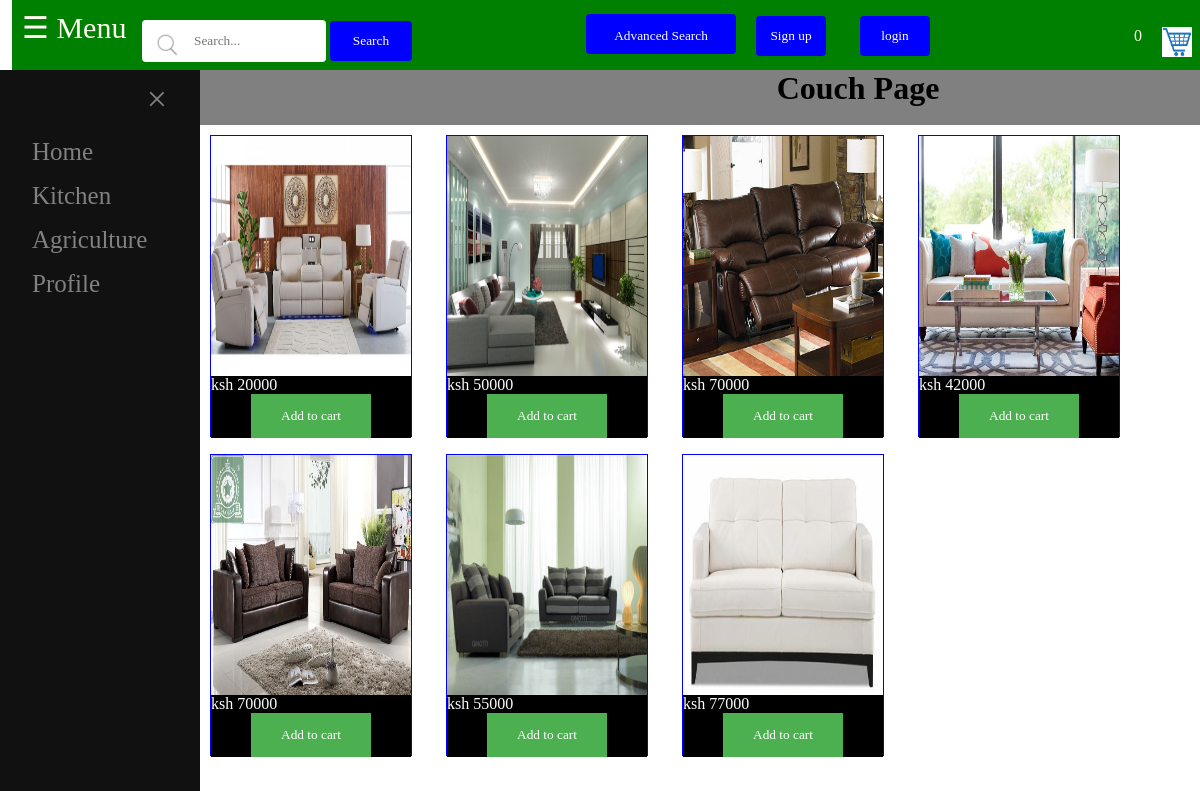
The page /couch_page/couch.php on the database its author committed.
### tables this page shows
CREATE TABLE `furniture` (
  `furniture_id` int(10) NOT NULL,
  `type_of_furniture` varchar(30) DEFAULT NULL,
  `color` varchar(10) DEFAULT NULL,
  `cost` int(30) DEFAULT NULL,
  `quantity` varchar(30) DEFAULT NULL,
  `material` varchar(30) DEFAULT NULL,
  `imagename` varchar(256) NOT NULL,
  `imagepath` varchar(256) NOT NULL,
  `ret_id` int(10) DEFAULT NULL,
  `a_date` datetime NOT NULL DEFAULT CURRENT_TIMESTAMP,
  `ratings` int(10) DEFAULT NULL,
  `status` int(2) NOT NULL
);

### couch_page/couch.php (the view, shortened to what this page needs)
<?php
include '../header/header.php';
?>
<!DOCTYPE html>
<html>
<head>
		<link rel="stylesheet" type="text/css" href="\Ecommerce\beds\beds.css">
</head>
<body>
	<div id='main'>
		<div id='content'>
					<header>
							<h1>Couch Page</h1>
					</header>
					<section>
						<?php
							$sql = "select * from furniture where type_of_furniture ='couch' ";
							$result = $conn->query($sql);
							while($row = mysqli_fetch_array($result)){
								$id = $row['furniture_id'];
								$image_name = $row['imagepath'];
								$cost = $row['cost'];
								$m = '../db_images/'. $image_name; ?>
								<div id='whole'>
									<div id="card">
										<a href="\Ecommerce\beds\desc.php?id=<?php echo $id; ?>"><img src = <?php echo $m; ?> alt='table.jpg' class='image'/></a>
									</div>
									<div id="container">
											<P> ksh <?php echo $cost; ?> </P>
										<form action="..\cart\cart_processing.php" method="post">
											<button type="submit">Add to cart</button>
										</form>
									</div>
								</div>
							<?php }
						?>
					</section>
	</div>
</div>
</body>
</html>

### header/header.php (shortened to what this page needs)
<?php
	include 'dbh.php';
	$cust_id=0;
		if(isset($_SESSION['id'])){
			$cust_id = $_SESSION['id'];
			$log = $cust_id;
			$message = "Logged in as: ";
			$sql = "SELECT * from customer where user_id = '$cust_id' ";
			$result = $conn ->query($sql);
			$row = $result->fetch_assoc();
			$dfullname = $row['fname'];
			$_SESSION['customer_id'] = $row['user_id'];
			$_SESSION['logout_time'] = $row['logout'];
		}else{
			$cust_id=0;
		}
?>
<!DOCTYPE html>
<html>
<head>
	<link rel="stylesheet" type="text/css" href="\Ecommerce\common_styling\style.css">
	<link rel="stylesheet" type="text/css" href="\Ecommerce\header\header.css">
</head>
<body onload="openNav(); ">
		<div id="one">
				<div id="head">
							<div class='r'>
								<div>
									<span style="font-size:30px;cursor:pointer" onclick="openNav()">&#9776; Menu</span>
								</div>
							</div>
							<div class='ra'>
								<div>
									<form action="\Ecommerce\header\search.php" method="post">
										<input type="text" name="search" placeholder="Search...">
										<input type="submit" name="search_button" value="Search" size="50">
									</form>
								</div>
							</div>
							<div class='la'>
								<div>
											<div class="dropdown">
												<button  class="dropbtn">Advanced Search</button>
											</div>
											<input type="button" name="sign" value='Sign up' onclick="document.getElementById('signup1').style.display='block'">
											<?php
												if($cust_id==0){
												?>
												<input type="button" name="login" value='login' onclick="document.getElementById('id01').style.display='block'">
												<?php
																}
												?>
												<a href="\Ecommerce\cart\view_cart.php">
												<img src="\Ecommerce\header\cart.png" style="width:30px; height:30px; background-color:green; margin-right:20px; float:right; margin-top:20px;">
												<?php
													$items = 0;
												?>
												</a>
												<p style="margin-right:20px; float:right; margin-top:20px;"><?php echo $items;?></p>
								</div>
							</div>
						</div>
				</div>
				<div id="mysidenav" class="sidenav">
					<a href="javascript:void(0)" class="closebtn" onclick="closeNav()">&times;</a>
				  <a href="\Ecommerce\index.php">Home</a>
				  <a href="\Ecommerce\dinning_page\dinning.php">Kitchen </a>
				  <a href="\Ecommerce\beds\beds.php">Agriculture</a>
				  <a href="\Ecommerce\profile_page\profile.php">Profile</a>
				</div>
</body>
</html>

### common_styling/style.css (style rules this page uses)
* { font-family: Tahoma; margin: 0px; }
#head { position: fixed; height:70px; width:100%; top:0; background-color: green; color: floralwhite; }
.sidenav { position: absolute; height: 100%; margin-top:70PX; width: 0; position: fixed; z-index: 1; top: 0; left: 0; background-color: #111; overflow-x: hidden; transition: 0.5s; padding-top: 60px; }
.sidenav a { padding: 8px 8px 8px 32px; text-decoration: none; font-size: 25px; color: #818181; display: block; transition: 0.3s; }
.sidenav .closebtn { position: absolute; top: 0; right: 25px; font-size: 36px; margin-left: 50px; }
.r { float:left; width:10%; height:100%; background-color:green; }
.r div { padding-top:10px; padding-left:10px; }
.ra { float:left; width:35%; height:100%; background-color:green; }
.ra div { padding-top:20px; padding-left:10px; }
.ra input[type=text] { width:130px; height:40px; border:none; border-radius:4px; background-image: url('search.png'); background-position: 10px 10px; background-size:30px 30px; background-repeat: no-repeat; transition: width 0.4s ease-in-out; padding-left: 52px; margin-bottom:10px; }
.ra input[type=button],input[type=submit] { border:none; border-radius:4px; height:40px; color:white; width:20%; background-color:blue; }
.la { float:left; width:55%; height:100%; background-color:green; }
.la div { padding-top:7px; height:100%; }
.la input[type=button] { border:none; border-radius:4px; height:40px; color:white; width:70px; background-color:blue; margin-left:30px; }
.dropbtn { background-color: blue; color: white; height:40px; border: none; cursor: pointer; border-radius:4px; width:150px; margin-right:20px; }
.dropdown { position: relative; display: inline-block; }

### header/header.css (style rules this page uses)
button { background-color: #4CAF50; color: white; padding: 14px 20px; margin-left:20%; border: none; cursor: pointer; width: 60%; margin-left:20%; margin-right:20%; }

### beds/beds.css (style rules this page uses)
#main { transition: margin-left .5s; margin-top:70px; height:auto; background-color:white; }
#content { width:100%; height:100%; background-color:white; }
#content header { text-align:center; height:55px; background-color:grey; }
#whole { display:inline-block; margin:10px 2% 7px 1%; width:20%; height:300px; background-color:none; border:1px solid blue; }
#card { top:0; width:100%; height:80%; }
#card img { width:100%; height:100%; }
#container { background-color:black; color:white; }
#container button { background-color:#4CAF50;; }
#whole:hover,button { visibility: visible; background-color:#4CAF50; }
#one { float:left; width: 40%; margin-right:2%; margin-top:2%; margin-left:1%; height:90%; }

### rows shown on the page
furniture: imagepath (picture), cost "20000"
furniture: imagepath (picture), cost "50000"
furniture: imagepath (picture), cost "70000"
furniture: imagepath (picture), cost "42000"
furniture: imagepath (picture), cost "70000"
furniture: imagepath (picture), cost "55000"
furniture: imagepath (picture), cost "77000"

### other values the page prints
$items "0"
